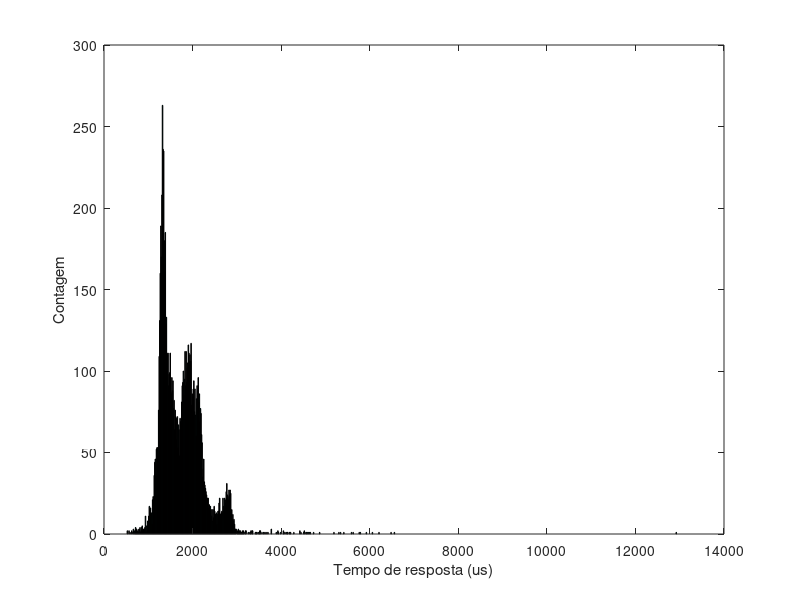
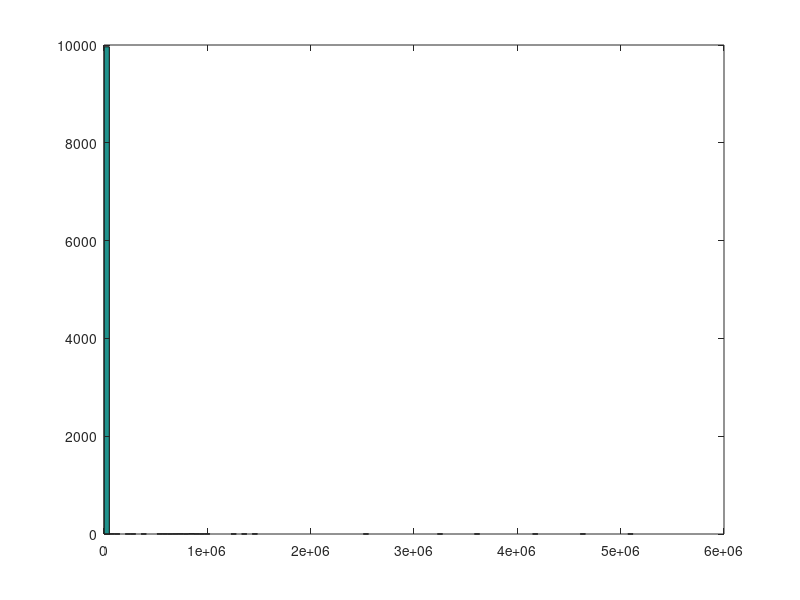
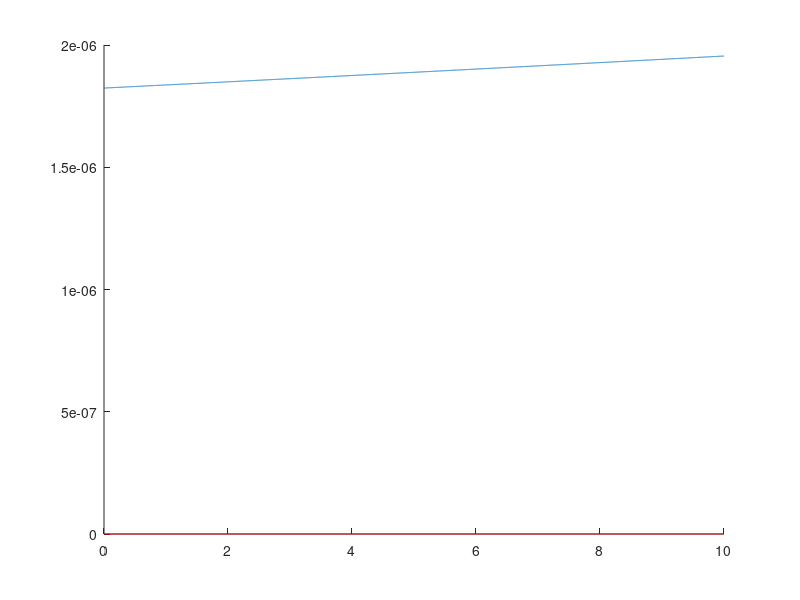

The MATLAB source for these figures, in order:
file = fopen ('(normal)TemposNivel10000.txt', 'r');
x = fscanf(file, '%ld ');
fclose(file);

file = fopen ('(stress3)TemposNivel10000.txt', 'r');
y = fscanf(file, '%ld ');
fclose(file);

x = x/1e3;
y = y/1e3;

meanx = mean(x);
stdx = std(x);
disp(['min: ', num2str(min(x))]);
disp(['max: ',num2str(max(x))]);
disp(['mean: ', num2str(meanx)]);
disp(['std: ',num2str(stdx)]);
disp('-----------------------------------');
meany = mean(y);
stdy = std(y);
disp(['min stress: ', num2str(min(y))]);
disp(['max stress: ',num2str(max(y))]);
disp(['mean stress: ', num2str(meany)]);
disp(['std stress: ',num2str(stdy)]);

figure('Name','histograma')
hist(x,1000);
ylabel('Contagem');
xlabel('Tempo de resposta (us)');

figure('Name','histograma stress')
hist(y,100);
%axis([0 20 0 800])

figure('Name','Distribuicao normal')
hold on
plot(0:0.001:10,normpdf(0:0.001:10,meanx,stdx))
plot(0:0.001:10,normpdf(0:0.001:10,meany,1),'Color','red')